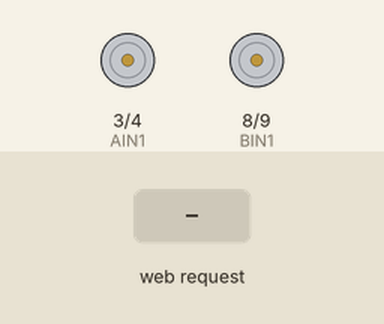
A sketch run on a simulated ESP32-C3. Shown: motor-driver pin pairs drawn as motors (green arrow = first pin HIGH = forward, orange = second pin HIGH = backward, longer = more drive). The test bench sets the inputs (shaded band). Storage starts empty; what the sketch prints to the serial monitor is not drawn.

Above: at 2.2 s.
2.3 s: HTTP request GET /a/fwd received
At 2.6 s:
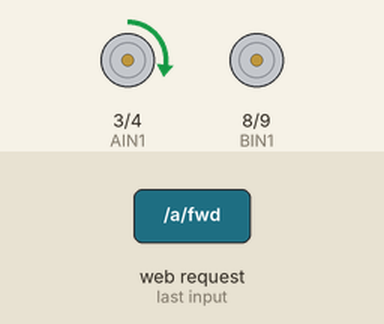
3.8 s: HTTP request GET /a/rev received
At 4.9 s:
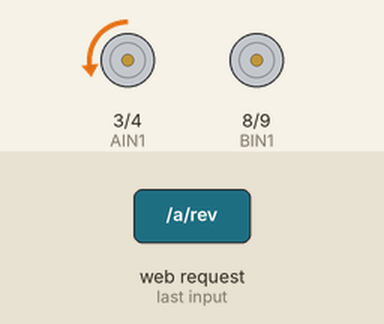
5.3 s: HTTP request GET /b/fwd received
At 6.0 s:
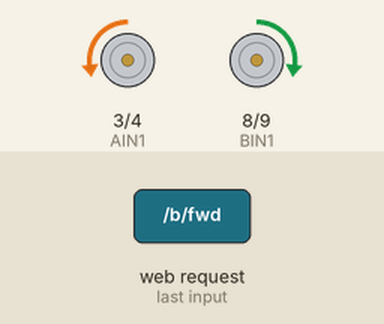
6.8 s: HTTP request GET /a/stop received
At 7.2 s:
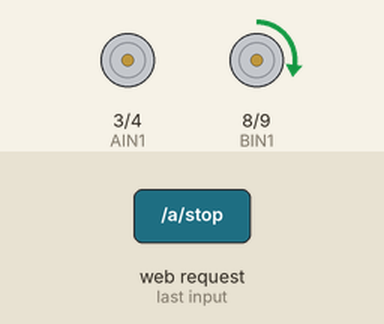
8.3 s: HTTP request GET /b/rev received
At 9.5 s:
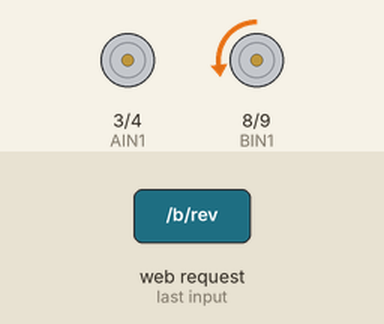
9.8 s: HTTP request GET /a/fwd?s=1 received
At 10.7 s:
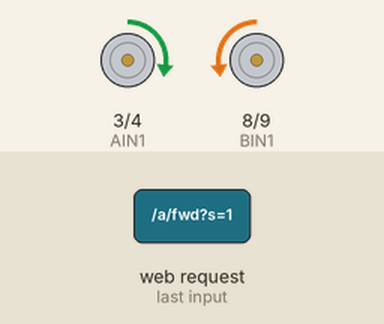
Timing chart, 0 to 12.3 s (numbered marks = the images above; inputs shaded):
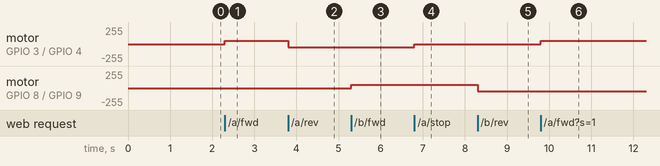

The sketch:

esp32-c3-code-upload.ino
```cpp
#include <WiFi.h>
#include <WebServer.h>
#include <LittleFS.h>


// ============ MOTOR PINS ============

#define AIN1 3
#define AIN2 4

#define BIN1 8
#define BIN2 9


// ============ PWM SETTINGS ============

#define PWM_FREQ 20000
#define PWM_RES 8

#define MIN_PWM 50


// ============ WIFI ============

const char* ssid = "  ";//Name of your esp32c3
const char* password = "";//Password of esp32c3


WebServer server(80);


// ============ FUNCTIONS ============

void motorAForward();
void motorAReverse();
void motorAStop();

void motorBForward();
void motorBReverse();
void motorBStop();

int mapSpeed(int s);


// ================= SETUP =================

void setup()
{

  Serial.begin(115200);

  delay(1000);


  // -------- LittleFS --------

  if(!LittleFS.begin())
  {
    Serial.println("LittleFS Failed");
    return;
  }

  Serial.println("LittleFS Ready");


  // -------- Motor pins --------

  pinMode(AIN1, OUTPUT);
  pinMode(AIN2, OUTPUT);

  pinMode(BIN1, OUTPUT);
  pinMode(BIN2, OUTPUT);


  digitalWrite(AIN1, LOW);
  digitalWrite(AIN2, LOW);

  digitalWrite(BIN1, LOW);
  digitalWrite(BIN2, LOW);


  // -------- ESP32-C3 PWM --------

  ledcAttach(
    AIN1,
    PWM_FREQ,
    PWM_RES
  );


  ledcAttach(
    AIN2,
    PWM_FREQ,
    PWM_RES
  );


  ledcAttach(
    BIN1,
    PWM_FREQ,
    PWM_RES
  );


  ledcAttach(
    BIN2,
    PWM_FREQ,
    PWM_RES
  );


  // -------- WiFi AP --------

  WiFi.mode(WIFI_AP);

  WiFi.softAP(
    ssid,
    password
  );


  Serial.println("WiFi Started");

  Serial.print("IP Address: ");

  Serial.println(
    WiFi.softAPIP()
  );


  // ============ MOTOR ROUTES ============


  server.on(
    "/a/fwd",
    motorAForward
  );


  server.on(
    "/a/rev",
    motorAReverse
  );


  server.on(
    "/a/stop",
    motorAStop
  );


  server.on(
    "/b/fwd",
    motorBForward
  );


  server.on(
    "/b/rev",
    motorBReverse
  );


  server.on(
    "/b/stop",
    motorBStop
  );


  // ============ WEBSITE ============


  server.on(
    "/",
    []()
    {
      File file =
      LittleFS.open(
        "/index.html",
        "r"
      );

      server.streamFile(
        file,
        "text/html"
      );

      file.close();
    }
  );


  server.on(
    "/style.css",
    []()
    {
      File file =
      LittleFS.open(
        "/style.css",
        "r"
      );

      server.streamFile(
        file,
        "text/css"
      );

      file.close();
    }
  );


  server.on(
    "/js.js",
    []()
    {
      File file =
      LittleFS.open(
        "/js.js",
        "r"
      );

      server.streamFile(
        file,
        "application/javascript"
      );

      file.close();
    }
  );


  server.begin();


  Serial.println("Server Started");

}


// ================= LOOP =================


void loop()
{
  server.handleClient();
}


// ================= SPEED MAP =================


int mapSpeed(int s)
{

  s = constrain(
    s,
    0,
    255
  );


  return map(
    s,
    0,
    255,
    MIN_PWM,
    255
  );

}


// ================= MOTOR A =================


void motorAForward()
{

  int s =
  mapSpeed(
    server.arg("s").toInt()
  );


  digitalWrite(
    AIN2,
    LOW
  );


  ledcWrite(
    AIN1,
    s
  );


  server.send(
    200,
    "text/plain",
    "A FORWARD"
  );

}


void motorAReverse()
{

  int s =
  mapSpeed(
    server.arg("s").toInt()
  );


  digitalWrite(
    AIN1,
    LOW
  );


  ledcWrite(
    AIN2,
    s
  );


  server.send(
    200,
    "text/plain",
    "A REVERSE"
  );

}


void motorAStop()
{

  ledcWrite(
    AIN1,
    0
  );


  ledcWrite(
    AIN2,
    0
  );


  digitalWrite(
    AIN1,
    LOW
  );


  digitalWrite(
    AIN2,
    LOW
  );


  server.send(
    200,
    "text/plain",
    "A STOP"
  );

}


// ================= MOTOR B =================


void motorBForward()
{

  int s =
  mapSpeed(
    server.arg("s").toInt()
  );


  digitalWrite(
    BIN2,
    LOW
  );


  ledcWrite(
    BIN1,
    s
  );


  server.send(
    200,
    "text/plain",
    "B FORWARD"
  );

}


void motorBReverse()
{

  int s =
  mapSpeed(
    server.arg("s").toInt()
  );


  digitalWrite(
    BIN1,
    LOW
  );


  ledcWrite(
    BIN2,
    s
  );


  server.send(
    200,
    "text/plain",
    "B REVERSE"
  );

}


void motorBStop()
{

  ledcWrite(
    BIN1,
    0
  );


  ledcWrite(
    BIN2,
    0
  );


  digitalWrite(
    BIN1,
    LOW
  );


  digitalWrite(
    BIN2,
    LOW
  );


  server.send(
    200,
    "text/plain",
    "B STOP"
  );

}
```

Measured:
- after the input at 2.3 s, motor on GPIO 3 (AIN1) / GPIO 4 (AIN2): stopped → forward 50/255 at once
- after the input at 3.8 s, motor on GPIO 3 (AIN1) / GPIO 4 (AIN2): forward 50/255 → backward 50/255 at once
- after the input at 5.3 s, motor on GPIO 8 (BIN1) / GPIO 9 (BIN2): stopped → forward 50/255 at once
- after the input at 6.8 s, motor on GPIO 3 (AIN1) / GPIO 4 (AIN2): backward 50/255 → stopped at once
- after the input at 8.3 s, motor on GPIO 8 (BIN1) / GPIO 9 (BIN2): forward 50/255 → backward 50/255 at once
- after the input at 9.8 s, motor on GPIO 3 (AIN1) / GPIO 4 (AIN2): stopped → forward 50/255 at once
